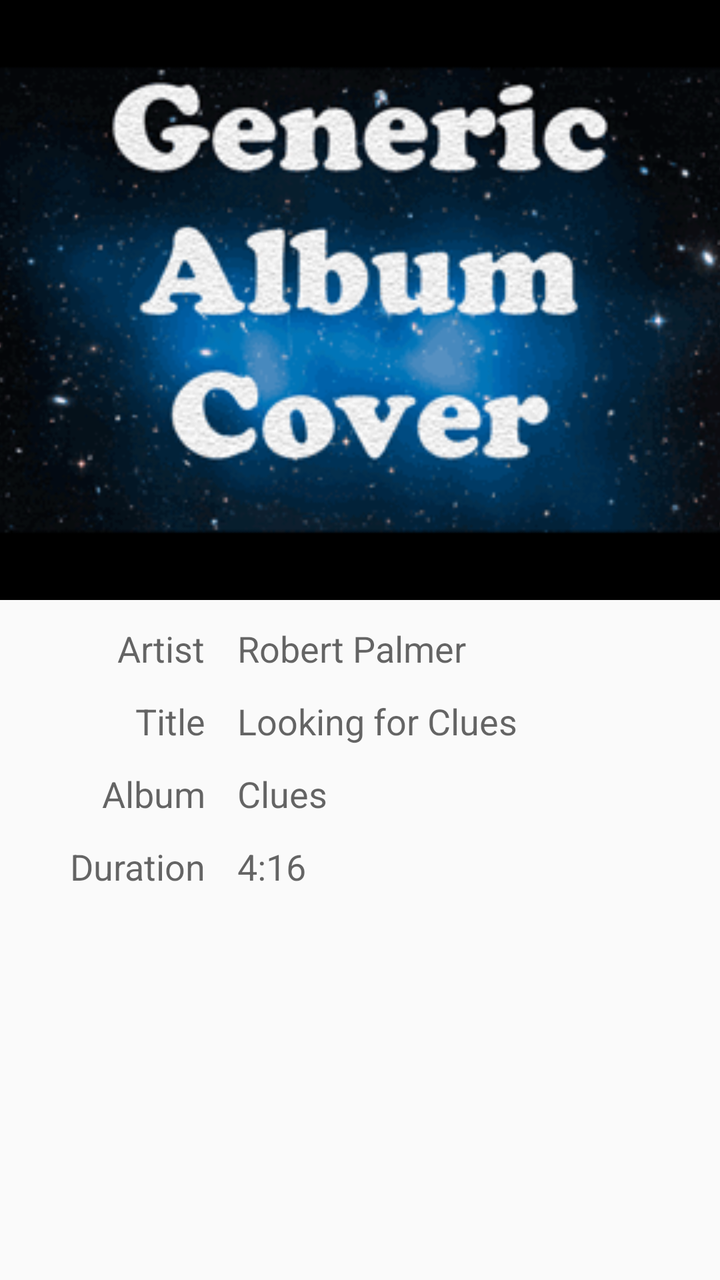
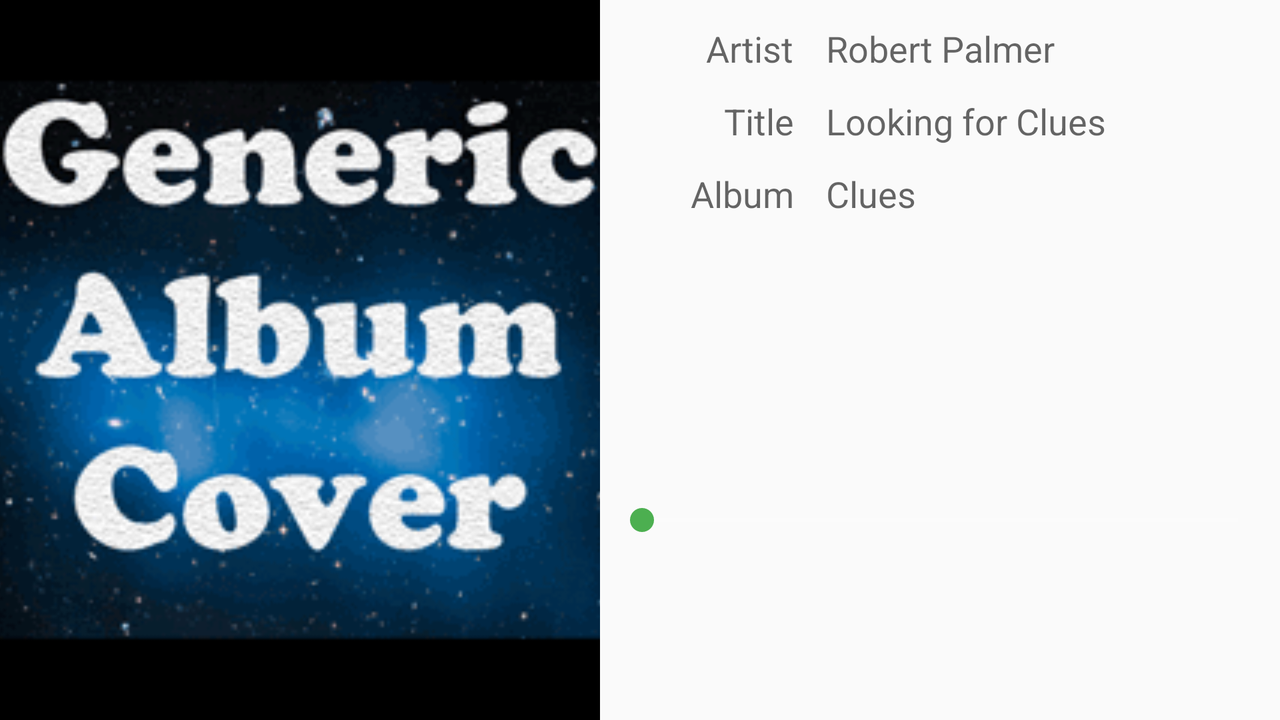

Compare how this app lays out the same screen by default and in its alternative resource folder. The renders come first, then the two layout files and the values they reference.
<!-- AndroidManifest.xml: application theme AppTheme -->
<!-- res/layout/fragment_now_playing.xml -->
<LinearLayout
    xmlns:android="http://schemas.android.com/apk/res/android"
    xmlns:tools="http://schemas.android.com/tools"
    android:layout_width="match_parent"
    android:layout_height="match_parent"
    android:orientation="vertical"
    tools:context="com.derekmorrison.networkmusicplayer.ui.NowPlayingFragment"
    >

    <ImageView
        android:layout_width="match_parent"
        android:layout_height="300dp"
        android:src="@drawable/generic_cover"
        android:id="@+id/albumImageView"
        android:layout_gravity="center_horizontal"
        android:scaleType="centerCrop" />

    <LinearLayout
        android:layout_width="match_parent"
        android:layout_height="wrap_content">
        android:orientation="horizontal"


        <LinearLayout
            android:layout_width="0dp"
            android:layout_height="wrap_content"
            android:layout_weight="0.4"
            android:orientation="vertical"
            >

            <TextView
                android:layout_width="wrap_content"
                android:layout_height="wrap_content"
                android:textAppearance="?android:attr/textAppearanceMedium"
                android:text="Artist"
                android:id="@+id/artistLabelTV"
                android:layout_marginLeft="0dp"
                android:layout_marginTop="12dp"
                android:layout_gravity="right"
                android:layout_marginRight="0dp" />

            <TextView
                android:layout_width="wrap_content"
                android:layout_height="wrap_content"
                android:textAppearance="?android:attr/textAppearanceMedium"
                android:text="Title"
                android:id="@+id/titleLabelTV"
                android:layout_marginLeft="0dp"
                android:layout_marginTop="12dp"
                android:layout_gravity="right" />

            <TextView
                android:layout_width="wrap_content"
                android:layout_height="wrap_content"
                android:textAppearance="?android:attr/textAppearanceMedium"
                android:text="Album"
                android:id="@+id/albumLabelTV"
                android:layout_marginLeft="0dp"
                android:layout_marginTop="12dp"
                android:layout_gravity="right" />

            <TextView
                android:layout_width="wrap_content"
                android:layout_height="wrap_content"
                android:textAppearance="?android:attr/textAppearanceMedium"
                android:text="Duration"
                android:id="@+id/durationLabelTV"
                android:layout_marginLeft="0dp"
                android:layout_marginTop="12dp"
                android:layout_gravity="right" />

        </LinearLayout>

        <LinearLayout
            android:layout_width="0dp"
            android:layout_height="wrap_content"
            android:layout_weight="1"
            android:orientation="vertical"
            >

            <TextView
                android:layout_width="wrap_content"
                android:layout_height="wrap_content"
                android:textAppearance="?android:attr/textAppearanceMedium"
                android:text="Robert Palmer"
                android:id="@+id/artistTV"
                android:layout_marginTop="12dp"
                android:layout_marginLeft="16dp"
                android:maxLines="1" />

            <TextView
                android:layout_width="wrap_content"
                android:layout_height="wrap_content"
                android:textAppearance="?android:attr/textAppearanceMedium"
                android:text="Looking for Clues"
                android:id="@+id/titleTV"
                android:layout_marginTop="12dp"
                android:layout_marginLeft="16dp"
                android:maxLines="1" />

            <TextView
                android:layout_width="wrap_content"
                android:layout_height="wrap_content"
                android:textAppearance="?android:attr/textAppearanceMedium"
                android:text="Clues"
                android:id="@+id/albumTV"
                android:layout_marginTop="12dp"
                android:layout_marginLeft="16dp"
                android:maxLines="1" />

            <TextView
                android:layout_width="wrap_content"
                android:layout_height="wrap_content"
                android:textAppearance="?android:attr/textAppearanceMedium"
                android:text="4:16"
                android:id="@+id/durationTV"
                android:layout_marginTop="12dp"
                android:layout_marginLeft="16dp" />

        </LinearLayout>
    </LinearLayout>


</LinearLayout>
<!-- resources referenced by this layout -->
<resources>
  <!-- drawable generic_cover: png bitmap (drawable, 28513 bytes) -->
  <style name="AppTheme" parent="Theme.AppCompat.Light.DarkActionBar">
          
          <item name="colorPrimary">@color/primary</item>
          <item name="colorPrimaryDark">@color/primary_dark</item>
          <item name="colorAccent">@color/accent</item>
      </style>
  <color name="primary">#4CAF50</color>
  <color name="primary_dark">#388E3C</color>
  <color name="accent">#E040FB</color>
</resources>
<!-- res/layout-land/fragment_now_playing.xml (the author's variant of the layout above) -->
<!-- drawn on the phone turned sideways -->
<LinearLayout
    xmlns:android="http://schemas.android.com/apk/res/android"
    xmlns:tools="http://schemas.android.com/tools"
    android:layout_width="match_parent"
    android:layout_height="match_parent"
    android:orientation="horizontal"
    tools:context="com.derekmorrison.networkmusicplayer.ui.NowPlayingFragment">

    <ImageView
        android:layout_width="300dp"
        android:layout_height="fill_parent"
        android:src="@drawable/generic_cover"
        android:id="@+id/albumImageView"
        android:scaleType="centerCrop"
        android:contentDescription="@string/album_art_image_desc" />

    <RelativeLayout
        android:layout_width="match_parent"
        android:layout_height="match_parent"
        android:orientation="vertical"
        >

    <LinearLayout
        android:layout_width="match_parent"
        android:layout_height="wrap_content"
        android:orientation="horizontal">


        <LinearLayout
            android:layout_width="0dp"
            android:layout_height="wrap_content"
            android:layout_weight="0.4"
            android:orientation="vertical"
            >

            <TextView
                android:layout_width="wrap_content"
                android:layout_height="wrap_content"
                android:textAppearance="?android:attr/textAppearanceMedium"
                android:text="Artist"
                android:id="@+id/artistLabelTV"
                android:layout_marginLeft="0dp"
                android:layout_marginTop="12dp"
                android:layout_gravity="right"
                android:layout_marginRight="0dp" />

            <TextView
                android:layout_width="wrap_content"
                android:layout_height="wrap_content"
                android:textAppearance="?android:attr/textAppearanceMedium"
                android:text="Title"
                android:id="@+id/titleLabelTV"
                android:layout_marginLeft="0dp"
                android:layout_marginTop="12dp"
                android:layout_gravity="right" />

            <TextView
                android:layout_width="wrap_content"
                android:layout_height="wrap_content"
                android:textAppearance="?android:attr/textAppearanceMedium"
                android:text="Album"
                android:id="@+id/albumLabelTV"
                android:layout_marginLeft="0dp"
                android:layout_marginTop="12dp"
                android:layout_gravity="right" />

        </LinearLayout>

        <LinearLayout
            android:layout_width="0dp"
            android:layout_height="wrap_content"
            android:layout_weight="1"
            android:orientation="vertical"
            >

            <TextView
                android:layout_width="wrap_content"
                android:layout_height="wrap_content"
                android:textAppearance="?android:attr/textAppearanceMedium"
                android:text="Robert Palmer"
                android:id="@+id/artistTV"
                android:layout_marginTop="12dp"
                android:layout_marginLeft="16dp"
                android:maxLines="1" />

            <TextView
                android:layout_width="wrap_content"
                android:layout_height="wrap_content"
                android:textAppearance="?android:attr/textAppearanceMedium"
                android:text="Looking for Clues"
                android:id="@+id/titleTV"
                android:layout_marginTop="12dp"
                android:layout_marginLeft="16dp"
                android:maxLines="1" />

            <TextView
                android:layout_width="wrap_content"
                android:layout_height="wrap_content"
                android:textAppearance="?android:attr/textAppearanceMedium"
                android:text="Clues"
                android:id="@+id/albumTV"
                android:layout_marginTop="12dp"
                android:layout_marginLeft="16dp"
                android:maxLines="1" />

        </LinearLayout>
    </LinearLayout>


    <RelativeLayout
        android:layout_width="match_parent"
        android:layout_height="60dp"
        android:layout_above="@+id/land_controls">

        <TextView
            android:id="@+id/startTV"
            android:layout_width="wrap_content"
            android:layout_height="wrap_content"
            android:layout_marginStart="@dimen/text_view_start"
            android:layout_alignParentStart="true"
            android:maxLines="1"
            android:textAppearance="?android:attr/textAppearanceMedium"
            android:layout_alignParentBottom="true" />

        <SeekBar
            android:id="@+id/songSeekBar"
            android:layout_width="fill_parent"
            android:layout_height="wrap_content"
            android:layout_gravity="center"
            android:layout_marginLeft="5dp"
            android:layout_marginRight="5dp"
            android:layout_marginTop="5dp"
            android:theme="@style/Theme.AppCompat"
            android:thumbTint="@color/primary"
            android:progressTint="@color/primary_dark"
            android:secondaryProgressTint="@color/primary_light"
            android:contentDescription="@string/seek_bar"
            android:layout_alignParentEnd="false"
            android:layout_alignParentStart="false" />

        <TextView
            android:id="@+id/durationTV"
            android:layout_width="wrap_content"
            android:layout_height="wrap_content"
            android:layout_marginEnd="@dimen/text_view_end"
            android:layout_alignParentEnd="true"
            android:gravity="center_vertical"
            android:layout_alignWithParentIfMissing="false"
            android:maxLines="1"
            android:textAppearance="?android:attr/textAppearanceMedium"
            android:layout_alignParentBottom="true" />

    </RelativeLayout>


    <LinearLayout
        android:layout_width="match_parent"
        android:layout_height="48dp"
        android:orientation="horizontal"
        android:layout_gravity="bottom"
        android:layout_marginTop="6dp"
        android:layout_alignParentEnd="false"
        android:layout_alignParentBottom="true"
        android:id="@+id/land_controls">

        <ImageView
            android:id="@+id/prev"
            android:layout_width="0dp"
            android:layout_height="wrap_content"
            android:layout_weight="1"
            android:src="@drawable/ic_skip_previous_black_48dp"
            android:contentDescription="@string/skip_prev"/>

        

        <ImageView
            android:id="@+id/play_pause"
            android:layout_width="0dp"
            android:layout_height="wrap_content"
            android:layout_weight="2"
            android:src="@drawable/ic_play_circle_filled_black_48dp"
            android:contentDescription="@string/play_pause"
            android:tint="@color/primary" />

        

        <ImageView
            android:id="@+id/next"
            android:layout_width="0dp"
            android:layout_height="wrap_content"
            android:layout_weight="1"
            android:src="@drawable/ic_skip_next_black_48dp"
            android:contentDescription="@string/skip_next"/>

        

    </LinearLayout>
    </RelativeLayout>

</LinearLayout>
<!-- resources referenced by the variant -->
<!-- as the phone turned sideways resolves them -->
<resources>
  <color name="primary">#4CAF50</color>
  <color name="primary_dark">#388E3C</color>
  <color name="primary_light">#C8E6C9</color>
  <dimen name="text_view_end">16dp</dimen>
  <dimen name="text_view_start">16dp</dimen>
  <!-- drawable generic_cover: png bitmap (drawable, 28513 bytes) -->
  <string name="album_art_image_desc">Album Art Image</string>
  <string name="play_pause">play or pause</string>
  <string name="seek_bar">seek bar</string>
  <string name="skip_next">skip to next</string>
  <string name="skip_prev">skip to previous</string>
  <style name="AppTheme" parent="Theme.AppCompat.Light.DarkActionBar">
          
          <item name="colorPrimary">@color/primary</item>
          <item name="colorPrimaryDark">@color/primary_dark</item>
          <item name="colorAccent">@color/accent</item>
      </style>
  <color name="accent">#E040FB</color>
</resources>
